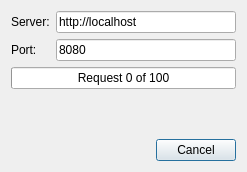
<?xml version="1.0" encoding="UTF-8"?>
<ui version="4.0">
 <class>ServerConnectDialog</class>
 <widget class="QDialog" name="ServerConnectDialog">
  <property name="geometry">
   <rect>
    <x>0</x>
    <y>0</y>
    <width>247</width>
    <height>172</height>
   </rect>
  </property>
  <property name="minimumSize">
   <size>
    <width>0</width>
    <height>0</height>
   </size>
  </property>
  <property name="windowTitle">
   <string>Connect to server</string>
  </property>
  <property name="modal">
   <bool>true</bool>
  </property>
  <layout class="QVBoxLayout" name="verticalLayout">
   <item>
    <layout class="QFormLayout" name="formLayout">
     <item row="0" column="0">
      <widget class="QLabel" name="labelServer">
       <property name="text">
        <string>Server:</string>
       </property>
      </widget>
     </item>
     <item row="0" column="1">
      <widget class="QLineEdit" name="lineEditServer">
       <property name="text">
        <string>http://localhost</string>
       </property>
      </widget>
     </item>
     <item row="1" column="0">
      <widget class="QLabel" name="labelPort">
       <property name="text">
        <string>Port:</string>
       </property>
      </widget>
     </item>
     <item row="1" column="1">
      <widget class="QLineEdit" name="lineEditPort">
       <property name="text">
        <string>8080</string>
       </property>
      </widget>
     </item>
    </layout>
   </item>
   <item>
    <widget class="QProgressBar" name="progressBar">
     <property name="enabled">
      <bool>true</bool>
     </property>
     <property name="value">
      <number>0</number>
     </property>
     <property name="format">
      <string>Request %v of %m</string>
     </property>
    </widget>
   </item>
   <item>
    <widget class="QLabel" name="label">
     <property name="text">
      <string/>
     </property>
    </widget>
   </item>
   <item>
    <widget class="QDialogButtonBox" name="buttonBox">
     <property name="orientation">
      <enum>Qt::Horizontal</enum>
     </property>
     <property name="standardButtons">
      <set>QDialogButtonBox::Cancel</set>
     </property>
    </widget>
   </item>
  </layout>
 </widget>
 <resources/>
 <connections>
  <connection>
   <sender>buttonBox</sender>
   <signal>accepted()</signal>
   <receiver>ServerConnectDialog</receiver>
   <slot>accept()</slot>
   <hints>
    <hint type="sourcelabel">
     <x>248</x>
     <y>254</y>
    </hint>
    <hint type="destinationlabel">
     <x>157</x>
     <y>274</y>
    </hint>
   </hints>
  </connection>
  <connection>
   <sender>buttonBox</sender>
   <signal>rejected()</signal>
   <receiver>ServerConnectDialog</receiver>
   <slot>reject()</slot>
   <hints>
    <hint type="sourcelabel">
     <x>316</x>
     <y>260</y>
    </hint>
    <hint type="destinationlabel">
     <x>286</x>
     <y>274</y>
    </hint>
   </hints>
  </connection>
 </connections>
</ui>
